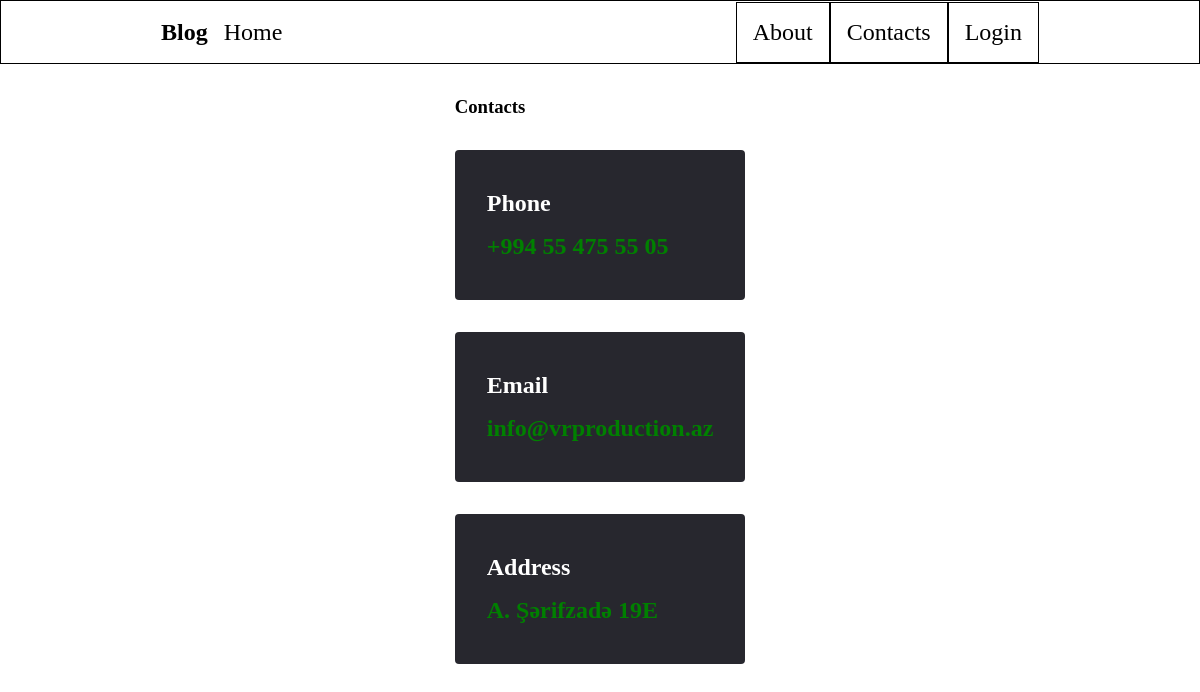
/contacts/, run on the app's committed database.
### app/models.py (models this page shows)
class Contacts(models.Model):
    phone = models.TextField()
    email = models.TextField()
    address = models.TextField()
    class Meta:
        verbose_name_plural = "contacts"

### app/views.py (the view)
# urls.py: path("contacts/", views.blog_contacts, name="blog_contacts"),
def blog_contacts(request):
    content = Contacts.objects.first()
    return render(request, "contacts.html", { "contacts": content })

### templates/contacts.html
{% extends 'index.html' %}
{% load static %}
{% block css %}
  <link href="{% static "contacts.css" %}" rel="stylesheet">
{% endblock %}
{% block page_content %}
  <h3>Contacts</h3>
  <div class="contact">
    <h4>Phone</h4>
    <h4>{{ contacts.phone }}</h4>
  </div>
  <div class="contact">
    <h4>Email</h4>
    <h4>
      {{ contacts.email }}</h44>
    </div>
    <div class="contact">
      <h4>Address</h4>
      <h4>{{ contacts.address }}</h4>
    </div>
  {% endblock %}

### static/style.css (style rules this page uses)
* { padding: 0; margin: 0; box-sizing: border-box; }

### static/contacts.css (style rules this page uses)
.contact { margin: 2rem 0; padding: 2rem; color: white; background-color: #27272e; border: none; border-radius: 0.25rem; font-size: 24px; display: flex; flex-direction: column; }
.contact h4 { margin: 0.5rem 0; }
.contact h4:last-child { color: green; }

### data on the page
Contacts: phone "+994 55 475 55 05", email "info@vrproduction.az", address "A. Şərifzadə 19E"
